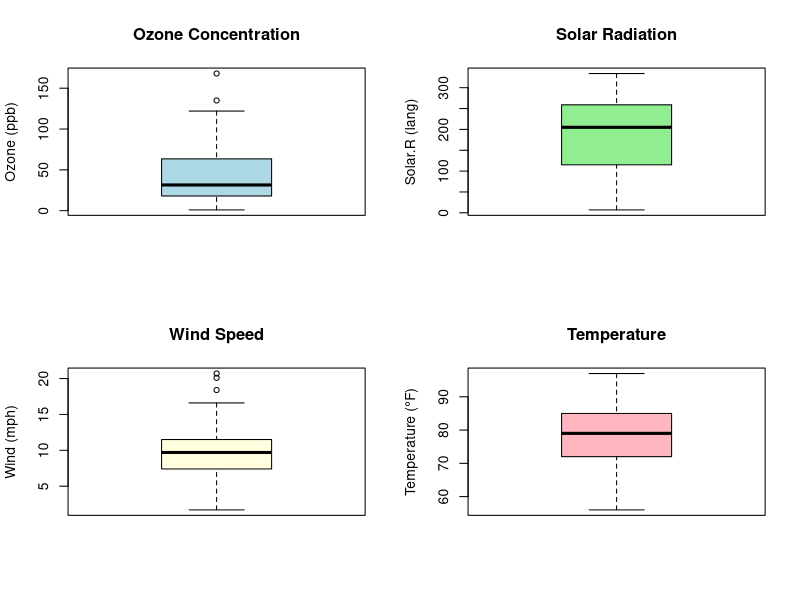

Recreate this plot in R.
data("airquality")
summary(airquality)
par(mfrow = c(2, 2)) 
boxplot(airquality$Ozone,
 main = "Ozone Concentration",
 ylab = "Ozone (ppb)",
 col = "lightblue")
boxplot(airquality$Solar.R,
 main = "Solar Radiation",
 ylab = "Solar.R (lang)",
 col = "lightgreen")
boxplot(airquality$Wind,
 main = "Wind Speed",
 ylab = "Wind (mph)",
 col = "lightyellow")
boxplot(airquality$Temp,
 main = "Temperature",
 ylab = "Temperature (°F)",
 col = "lightpink")
par(mfrow = c(1, 1)) 
